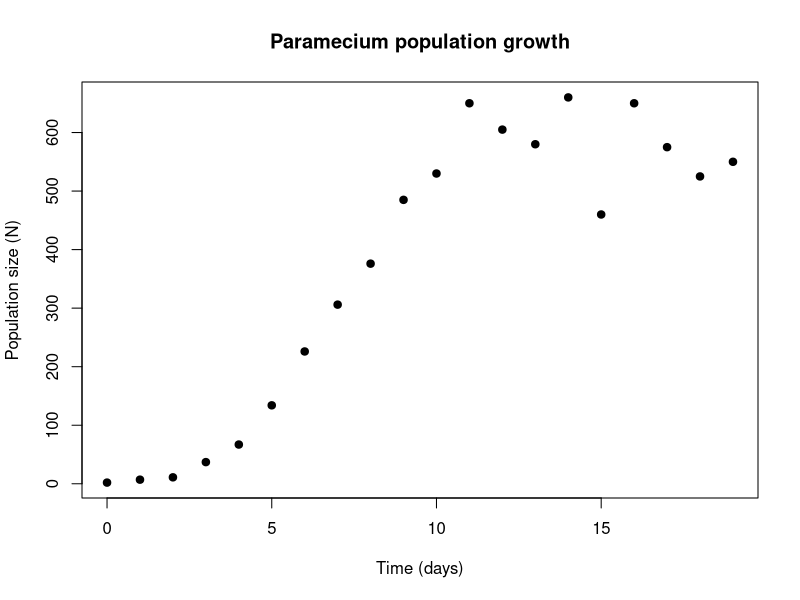
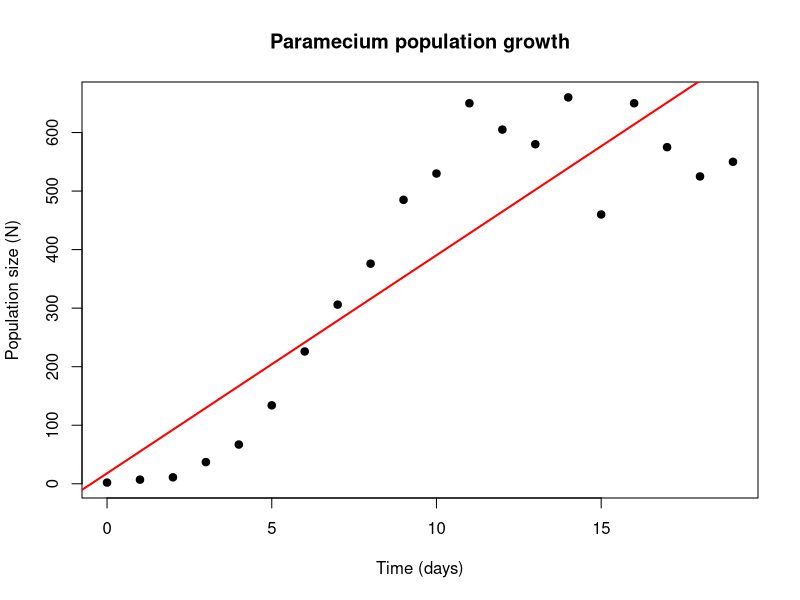
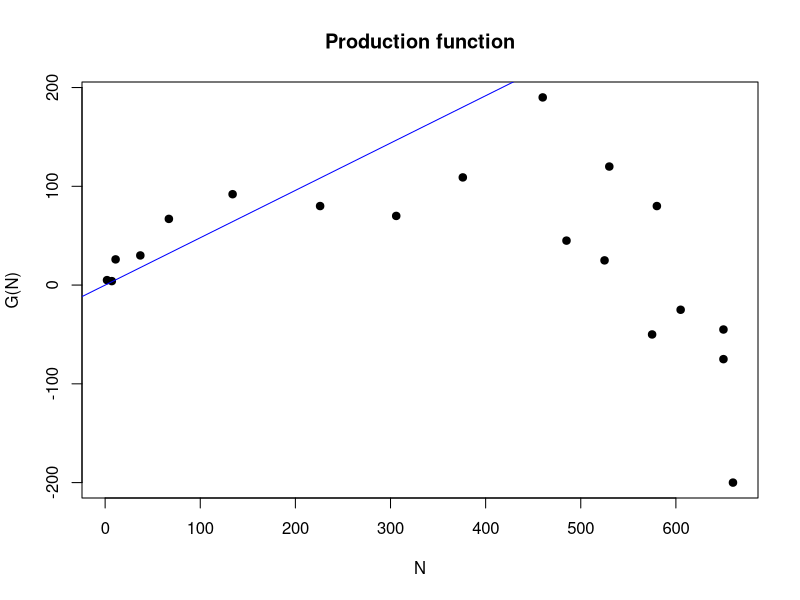
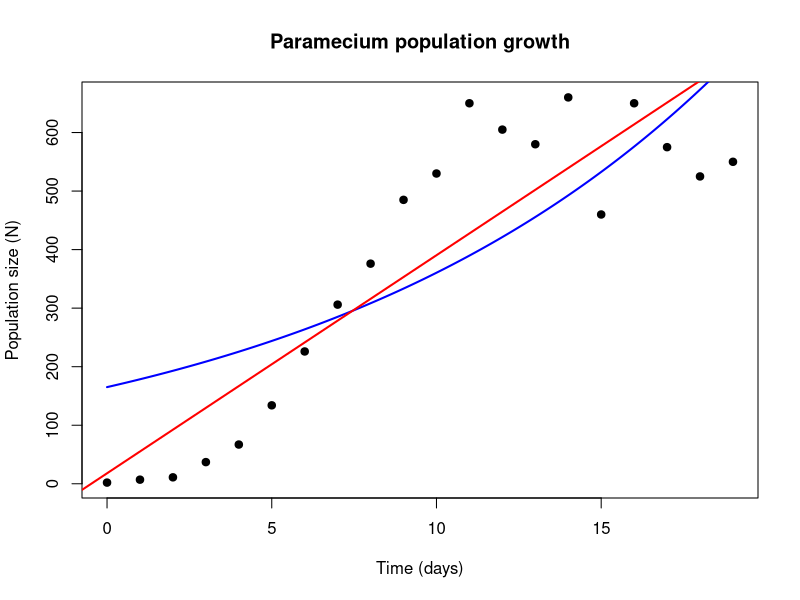
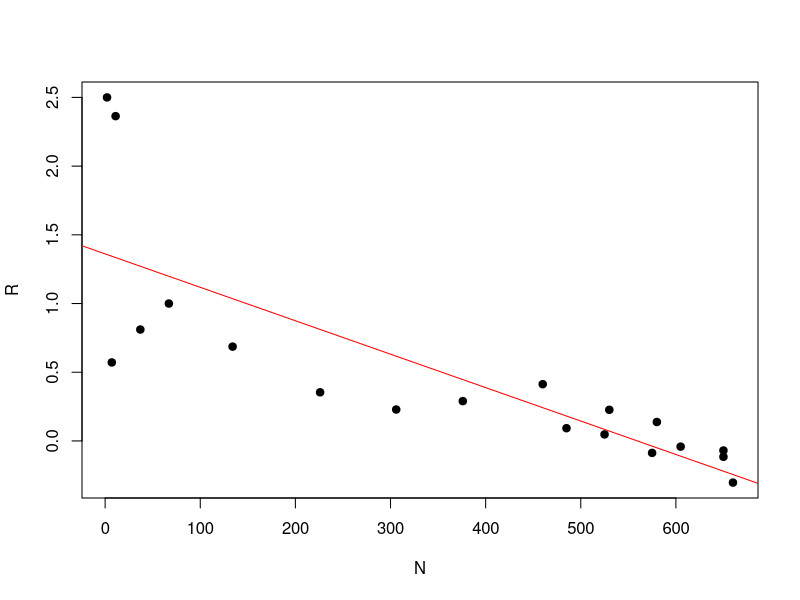

The R script that drew these images, in order:
## ---- chunk 1
knitr::opts_chunk$set(echo = TRUE)
## ---- chunk 2
# Check your current version of R
R.version.string

## ---- chunk 3
# Create the variable from the output of the command
R_version <- R.version.string

# Perform the test
if(R_version == "R version 4.5.1 (2025-06-13)") {
    print("R version 4.5.1")
} else {
    print("You are using a different version of R. Switch to version 4.5.1 to ensure reproducibilty")
  }

## ---- chunk 4
# Set working directory
setwd("~/Documents/teaching/2026/TR3/SC1102/tutorial_2")

# Import the dataset which is located in this directory
paramecium <- read.csv("Paramecium_aurelia.csv")

## ---- chunk 5
# Produce a simple scatter plot of the data
plot(paramecium$Time..days., paramecium$Paramecium,
     # pch tells it what shape point to plot
     pch = 19,
     xlab = "Time (days)",
     ylab = "Population size (N)",
     main = "Paramecium population growth")

## ---- chunk 6
# Model a linear fit 
linear_fit <- lm(Paramecium ~ Time..days., data = paramecium)

# Then have a look at the results
linear_fit

## ---- chunk 7
# Produce the same scatter plot of the data
plot(paramecium$Time..days., paramecium$Paramecium,
     # pch tells it what shape point to plot
     pch = 19,
     xlab = "Time (days)",
     ylab = "Population size (N)",
     main = "Paramecium population growth")

# Overlay the trendline
abline(linear_fit, col = "red", lwd = 2)

# Check out the R2 (Multiple R2) value
summary(linear_fit)

## ---- chunk 8
# Create an integer vector of all but the final final number of observations
N_t <- paramecium$Paramecium[-20]

# Calculate lambda (N_t+1/N_t)
lambda <- paramecium$Paramecium[-1] / N_t

# Calculate R
R <- lambda - 1

# Calculate G(N) as RN
GN <- R*N_t

# Plot N_t vs R
plot(N_t, GN, 
     pch = 19, 
     xlab = "N", 
     ylab = "G(N)",
     main = "Production function")

# Geometric: G(N) = RN, a straight line through the origin with a slope calcualted from the mean of R
abline(a = 0, b = mean(R), col = "blue")

## ---- chunk 9
# Calculate R2 value
# Predicted G(N) from the geometric model
pred_geo <- mean(R) * N_t

# Calculate residual sum of squares
rss <- sum((GN - pred_geo)^2)

# Calculate total sum of squares
tss <- sum((GN - mean(GN))^2)

# Calcualte the R2
1 - rss/tss

## ---- chunk 10
# Use the nls() function to calculate the geometric model
# N0 = N in first row, R = the estimated growth rate (37% from linear model)
geometric_fit <- nls(Paramecium ~ N0 * (1 + R)^Time..days.,
                     data = paramecium,
                     start = list(N0 = 2, R = 0.4))

summary(geometric_fit)

## ---- chunk 11
# Calculate residual sum of squares
rss_geometric <- sum(residuals(geometric_fit)^2)

# Calculate total sum of squares
tss_geometric <- sum((paramecium$Paramecium - mean(paramecium$Paramecium))^2)

# Calculate R2
r2_geometric <- 1 - rss_geometric/tss_geometric
r2_geometric

## ---- chunk 12
# Produce the same scatter plot of the data
plot(paramecium$Time..days., paramecium$Paramecium,
     # pch tells it what shape point to plot
     pch = 19,
     xlab = "Time (days)",
     ylab = "Population size (N)",
     main = "Paramecium population growth")

# Create 200 evenly spaced points on the x axis between 0 and 19
time_seq <- seq(0, 19, length.out = 200)

# Use predict() to predict the values of y at these points given our model
pred <- predict(geometric_fit, newdata = data.frame(Time..days. = time_seq))

# Join up these points to create a curve
lines(time_seq, pred, col = "blue", lwd = 2)

# Put the linear regression line on here too
abline(linear_fit, col = "red", lwd = 2)

## ---- chunk 13
# Extract out all but the final (20th) row
N <- paramecium$Paramecium[-20]

# Create a numeric vector of the growth rate by dividing the difference in population size from one day to the next by the actual number on the previous day
R   <- diff(paramecium$Paramecium) / N

# Plot per capita increase (R) vs population size (N)
plot(N, R, pch = 19, xlab = "N", ylab = "R")
R_fit <- lm(R ~ N)
abline(R_fit, col = "red")
